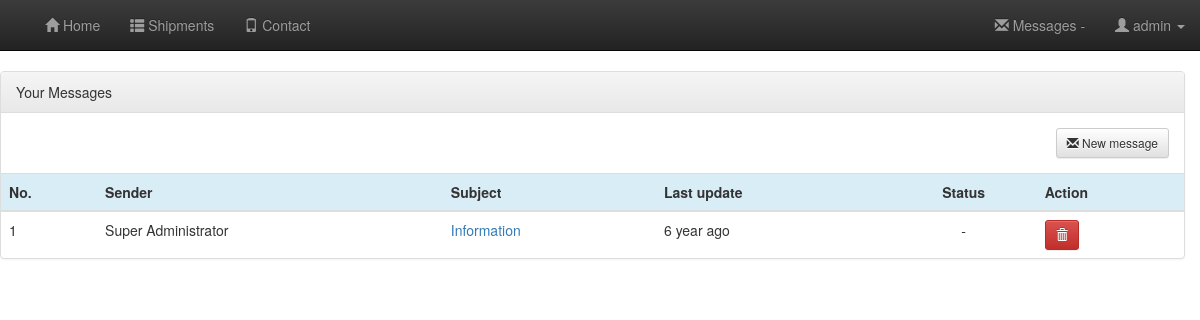
Page /messages.php?messages=list (signed in) on the committed database.
### tables this page shows
CREATE TABLE `users` (
  `user_id` int(11) NOT NULL,
  `login` varchar(32) NOT NULL,
  `password` varchar(255) NOT NULL,
  `first_name` varchar(55) NOT NULL,
  `last_name` varchar(80) NOT NULL,
  `job_title` varchar(255) DEFAULT NULL,
  `cellphone` varchar(25) NOT NULL DEFAULT '',
  `landline_phone` varchar(25) NOT NULL DEFAULT '',
  `email` varchar(200) NOT NULL,
  `company_id` int(1) NOT NULL DEFAULT '0',
  `allow_email` int(1) NOT NULL DEFAULT '0',
  `permissions` int(1) NOT NULL DEFAULT '0',
  `last_logged_in` datetime DEFAULT NULL,
  `picture` varchar(150) DEFAULT NULL,
  `type` enum('Normal','Employee','Administrator','Super-Administrator') NOT NULL DEFAULT 'Normal',
  `active` int(1) NOT NULL DEFAULT '0'
);

CREATE TABLE `conversations` (
  `conversation_id` int(8) NOT NULL,
  `conversation_subject` varchar(150) NOT NULL
);

### core/init.php (called while the page is built, shortened)
<?php
require_once 'database/connect.php';
require_once 'functions/general.php';
require_once 'functions/users.php';
if (logged_in() === true) {
	$session_user_id = $_SESSION['user_id'];
	$user_data = user_data(
	   $session_user_id
	, 'user_id'
	, 'login'
	, 'first_name'
	, 'last_name'
	, 'cellphone'
	, 'landline_phone'
	, 'company_id'
	, 'permissions'
	, 'type'
	, 'email'
	, 'allow_email'
	, 'password'
	, 'picture'
	);
}
?>

### core/database/connect.php (called while the page is built, shortened)
<?php
$t_users = "users";
$t_conversations = "conversations";
$t_conversations_members = "conversations_members";
$t_conversations_messages = "conversations_messages";
?>

### core/functions/general.php (called while the page is built, shortened)
<?php
function sanitize($data) {
	global $connect;
    return htmlentities(strip_tags(mysqli_real_escape_string($connect, $data)));
}
?>

### core/functions/users.php (called while the page is built, shortened)
<?php
function time_has_passed($datetime, $full = false) {
    $now = new DateTime;
    $ago = new DateTime($datetime);
    $diff = $now->diff($ago);
    $diff->w = floor($diff->d / 7);
    $string = array(
        'y' => 'year',
        'm' => 'month',
        'w' => 'week',
        'd' => 'day',
        'h' => 'hour',
        'i' => 'minutes',
        's' => 'seconds',
    );
    if (!$full) $string = array_slice($string, 0, 1);
    return $string ? implode(', ', $string) . ' ago' : 'now';
}
function get_conversation_author($conversation_id) {
	global $connect, $t_conversations_messages, $t_users;
	$conversation_id = (int)$conversation_id;
	$t_conversations_messages = sanitize($t_conversations_messages);
	$t_users = sanitize($t_users);
	$sql = "SELECT
				  CONCAT(u.first_name,' ',u.last_name) AS sender
				, con_mes.user_id AS sender_id
			FROM ".$t_conversations_messages." con_mes
			INNER JOIN
				(
					SELECT conversation_id, MIN(date_sent) MinDate
					FROM ".$t_conversations_messages."
					GROUP BY conversation_id
				) t ON con_mes.conversation_id = t.conversation_id AND con_mes.date_sent = t.MinDate
			INNER JOIN ".$t_users." u ON u.user_id = con_mes.user_id
			WHERE con_mes.conversation_id = {$conversation_id}";
	$result = $connect->query($sql);
	$tablica_nadawca = array();
	if ($row = $result->fetch_assoc()) {
		$tablica_nadawca[] = array(
			'sender_id' 	=> $row['sender_id'],
			'sender' 		=> $row['sender'],
		);
	}
	if (!$result) {
		return false;
	} else {
		return $tablica_nadawca;
	}
}
function get_conversations_sum() {
	global $connect, $t_conversations, $t_conversations_messages, $t_conversations_members;
	$t_conversations = sanitize($t_conversations);
	$t_conversations_messages = sanitize($t_conversations_messages);
	$t_conversations_members = sanitize($t_conversations_members);
	$sql = "SELECT
				  k.conversation_id
				, k.conversation_subject
				, MAX(con_mes.date_sent) AS conversation_last_answer
				, MAX(con_mes.date_sent) > (con_mem.conversation_last_viewed) AS conversation_unreaded
			FROM ".$t_conversations." AS k
			LEFT JOIN ".$t_conversations_messages." AS con_mes ON k.conversation_id = con_mes.conversation_id
			INNER JOIN ".$t_conversations_members." AS con_mem ON k.conversation_id = con_mem.conversation_id
			WHERE con_mem.user_id = {$_SESSION['user_id']}
			AND con_mem.conversation_deleted = 0
			GROUP BY k.conversation_id
			ORDER BY conversation_last_answer DESC
			";
	$result = mysqli_query($connect, $sql);
	$conversations = array();
	while ($row = $result->fetch_assoc()) {
		$conversations[] = array(
			'id' 				=> $row['conversation_id'],
			'subject' 			=> $row['conversation_subject'],
			'last_answer' 		=> $row['conversation_last_answer'],
			'unread_messages' => ($row['conversation_unreaded'] == 1)
		);
	}
	return $conversations;
}
function user_active($login){
	global $connect, $t_users;
	$t_users = sanitize($t_users);
	$login = sanitize($login);
	$query = "SELECT user_id FROM ".$t_users." WHERE login=? AND active=1";
	$result = $connect->prepare($query);
	$result->bind_param('s', $login);
	$result->execute();
	$result->store_result();
	return ($result->num_rows === 1);
}
function user_data($user_id) {
	global $connect, $t_users;
	$t_users = sanitize($t_users);
	$user_id = (int)$user_id;
	$func_num_args 	= func_num_args();
	$func_get_args 	= func_get_args();
	if ($func_num_args > 1 ) {
		unset($func_get_args[0]);
		$fields = '`' . implode('`, `', $func_get_args) . '`';
		$fields = str_replace('`','',$fields);
		$query="SELECT $fields FROM `".$t_users."` WHERE `user_id` = $user_id";
		$result = mysqli_query($connect, $query) or die(mysqli_error($connect));
		if($data = $result->fetch_assoc()) {
			return $data;
		}
	}
}
?>

### messages/list.php (the view, shortened to what this page needs)
<?php
$conversations = get_conversations_sum();
?>
<div class="row">
	<div class="panel panel-default">
        <div class="panel-heading"><?php echo TXT_YOUR_MESSAGES; ?></div>
        <div class="panel-body">
			<div class="btn-group pull-right" role="group" aria-label="...">
				<button class="btn btn-sm btn-default" data-original-title="Message" data-toggle="tooltip" type="button" onclick="<?php echo "location.href='messages.php?messages=list&action=new'";?>" name="cmdMsg"><span class="glyphicon glyphicon-envelope"></span>&nbsp;<?php echo TXT_NEW_MESSAGE; ?></button>
			</div>
        </div>
		<div class="table-responsive">
			<table class="table table-hover table-sm table-responsive">
				<thead>
					<tr class="info">
						<th><?php echo TBL_NUMERO; ?></th>
						<th><?php echo TBL_SENDER; ?></th>
						<th><?php echo TBL_SUBJECT; ?></th>
						<th><?php echo TBL_LAST_UPDATE; ?></th>
						<th><center><?php echo TBL_STATUS; ?></center></th>
						<th><?php echo TBL_ACTION; ?></th>
					</tr>
				</thead>
				<tbody>
	<?php
	$No=1;
	foreach ($conversations as $conversation) {
	?>
					<tr>
						<td><?php echo $No++; ?></td>
						<td>
							<?php
							$array_sender = get_conversation_author($conversation['id']);
							if ($array_sender === false) {
									$error[] = ERR_ERROR;
							} else {
								foreach ($array_sender as $sender) {
									if ($sender['sender_id'] == $user_data['user_id']) {
										echo TBL_ME;
									} else {
										echo $sender['sender'];
									}
								}
							}
							?>
						</td>
						<td><a href="messages.php?messages=list&amp;action=preview&conversation_id=<?php echo $conversation['id']; ?>"><?php echo $conversation['subject']; ?></a></td>
						<td><?php echo time_has_passed(date('Y-m-d H:i:s', $conversation['last_answer'])); ?></td>
						<td align="center">
						<?php
						if ($conversation['unread_messages']) {
						?>
							<a href="messages.php?messages=list&amp;action=preview&conversation_id=<?php echo $conversation['id']; ?>" class="btn btn-info btn-sm">&nbsp;<?php echo TBL_NEW; ?></a>
						<?php
						} else {
							echo '-';
						}
						?>
						</td>
						<td><a href="messages.php?messages=list&amp;action=delete&amp;conversation_id=<?php echo $conversation['id']; ?>" class="btn btn-danger btn-sm" onclick="return confirm('<?php echo TXT_ARE_YOU_SURE; ?>')"><span class="glyphicon glyphicon-trash"></span></a></td>
					</tr>
	<?php
	}
	?>
				</tbody>
			</table>
		</div>
	</div>
</div>

### inc/menu.php (shortened to what this page needs)
<nav class="navbar navbar-inverse navbar-static-top">
	<div class="container-fluid">
		<div class="navbar-header">
			<span class="navbar-brand"></span>
		</div>
		<div class="collapse navbar-collapse">
			<ul class="nav navbar-nav navbar-left">
				<li><a href="home.php"><span class="glyphicon glyphicon-home"></span>&nbsp;<?php echo MENU_HOME; ?><span class="sr-only">(current)</span></a></li>
				<li><a href="shipments.php?shipments=all"><span class="glyphicon glyphicon-th-list"></span>&nbsp;<?php echo MENU_SHIPMENTS; ?></a></li>
				<li><a href="contact.php"><span class="glyphicon glyphicon-phone"></span>&nbsp;<?php echo MENU_CONTACT; ?></a></li>
			</ul>
			<ul class="nav navbar-nav navbar-right">
				<li>
					<a href="messages.php?messages=list"><span class="glyphicon glyphicon-envelope"></span>&nbsp;<?php echo MENU_MESSAGES; ?>&nbsp;<span class="how_many_messages">-</span></a>
				</li>
				<li class="dropdown">
					<a href="#" class="dropdown-toggle" data-toggle="dropdown" role="button" aria-haspopup="true" aria-expanded="false"><span class="glyphicon glyphicon-user"></span>&nbsp;<?php echo $user_data['login']; ?>&nbsp;<span class="caret"></span></a>
				</li>
			</ul>
		</div>
	</div>
</nav>

### css/style.css (style rules this page uses)
body { background:#f9f9f9; }
.navbar-brand { font-family:"Lucida Handwriting"; }

### css/pagination.css (style rules this page uses)
html { height: 100%; width: 100%; }
body { height: 100%; width: 100%; margin: 0; padding: 0; border: 0; background: #FFF; font: 13px/15px Verdana, Arial, Halvetica, sans-serif; }

### rows in the picture
users: login "admin"
conversations: sender "Super Administrator", conversation_subject "Information", last_answer "6 year ago"

### other values in the picture
MENU_HOME "Home"
MENU_SHIPMENTS "Shipments"
MENU_CONTACT "Contact"
MENU_MESSAGES "Messages"
TXT_YOUR_MESSAGES "Your Messages"
TXT_NEW_MESSAGE "New message"
TBL_NUMERO "No."
TBL_SENDER "Sender"
TBL_SUBJECT "Subject"
TBL_LAST_UPDATE "Last update"
TBL_STATUS "Status"
TBL_ACTION "Action"
